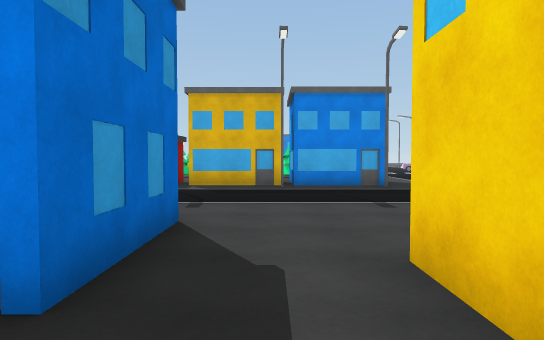
[1] (above)

24 first-person views from a walk through a Unity game level. The camera is 1.5 m above the floor, tilts 2° down and sees 75° across. The floor is counted in squares, 2 m on a side. Each view is taken from the middle of a square. On the plan, view 1 faces up. The plan holds only what a view shows up to about 11 squares ahead; the rest is blank. The place goes on beyond the plan.

[2]
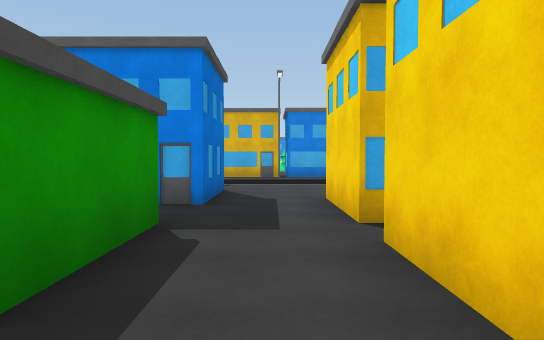

[3]
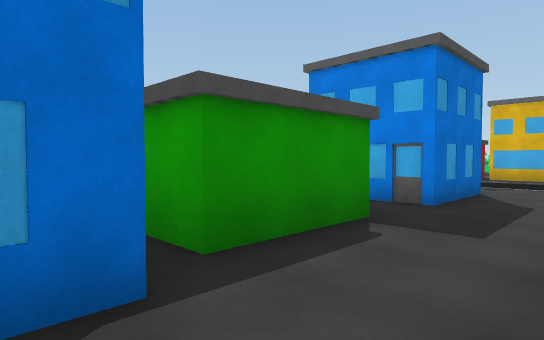

[4]
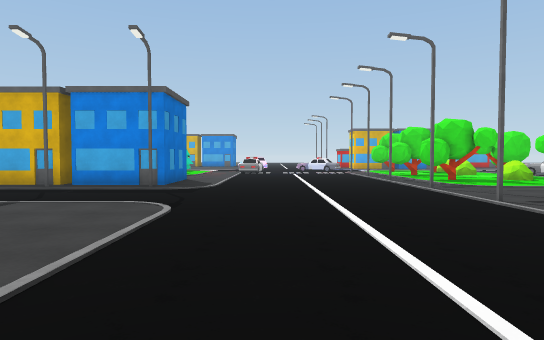

[5]
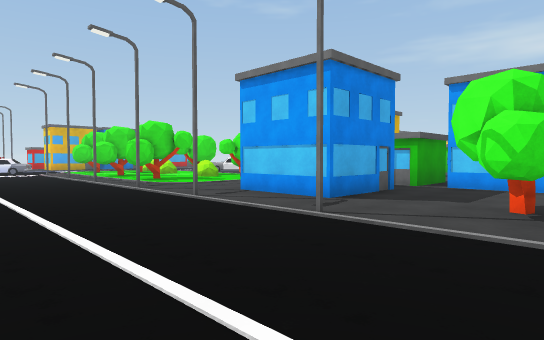

[6]
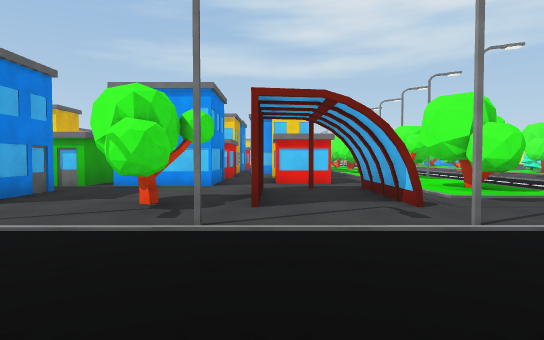

[7]
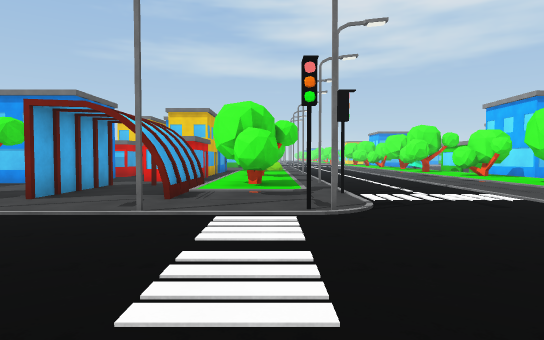

[8]
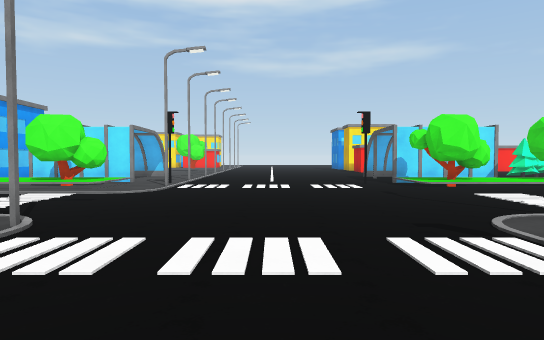

[9]
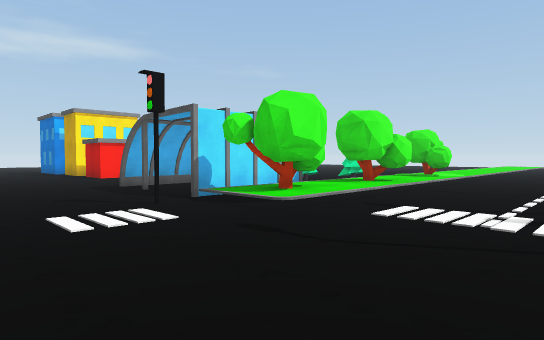

[10]
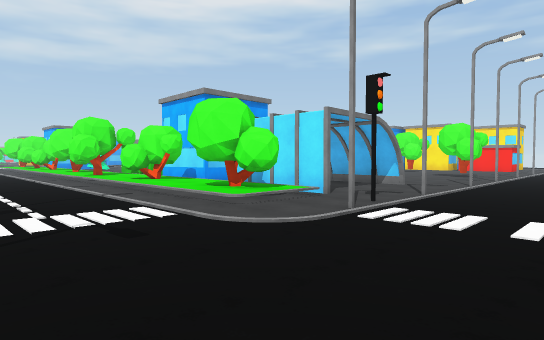

[11]
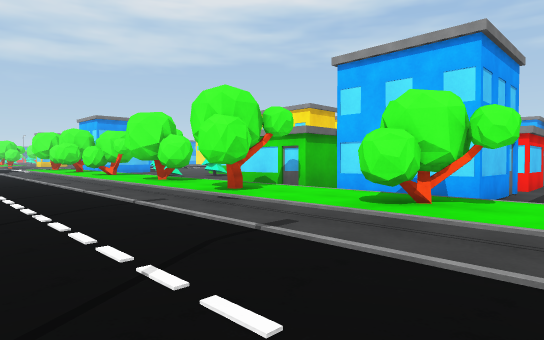

[12]
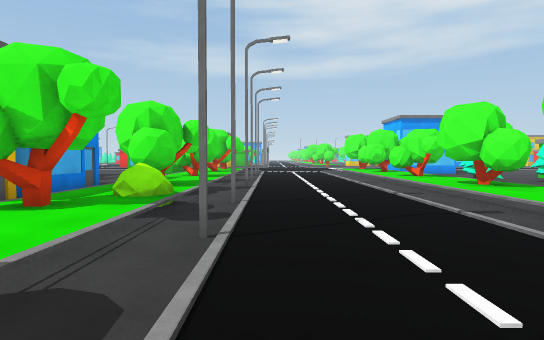

[13]
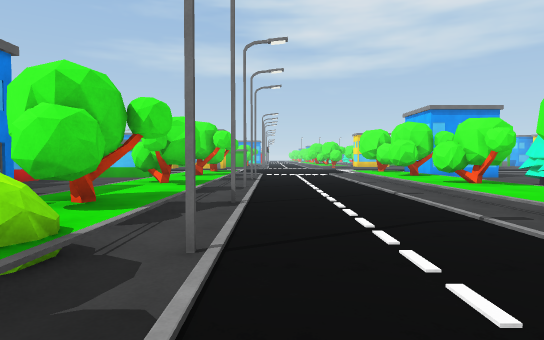

[14]
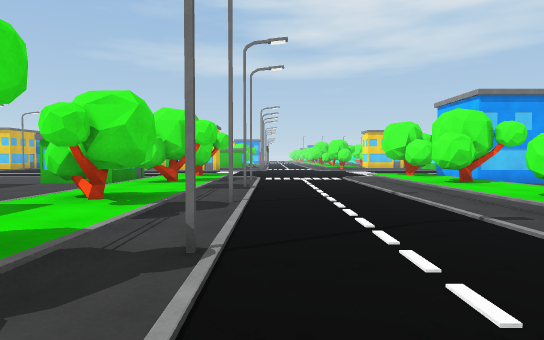

[15]
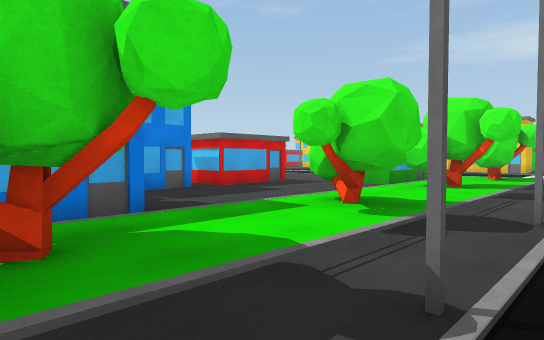

[16]
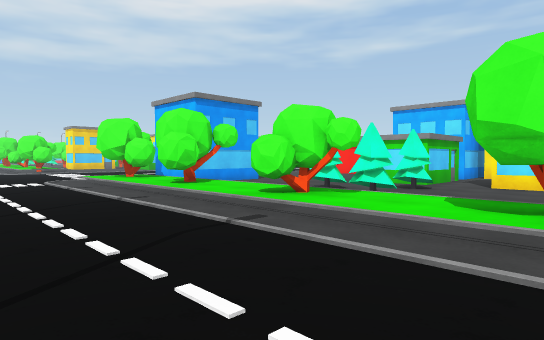

[17]
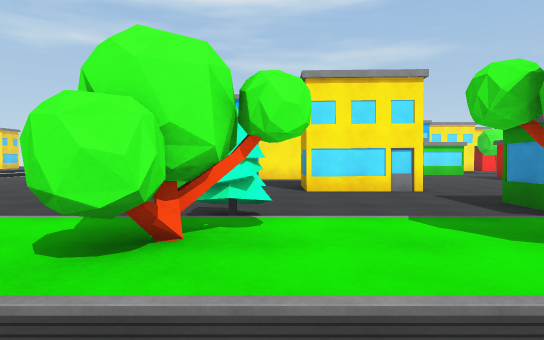

[18]
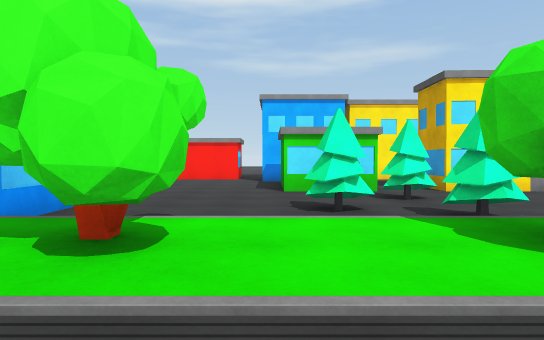

[19]
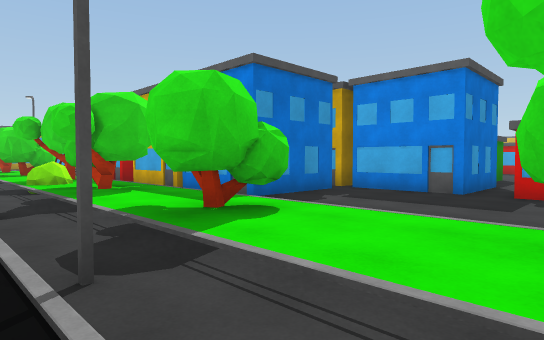

[20]
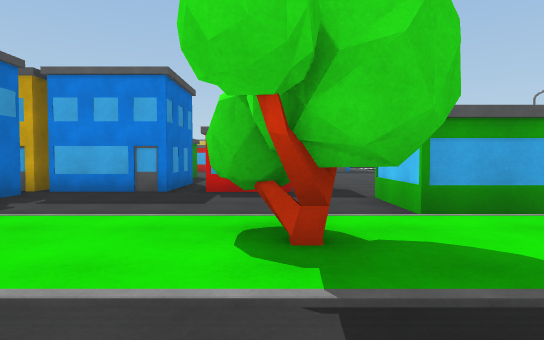

[21]
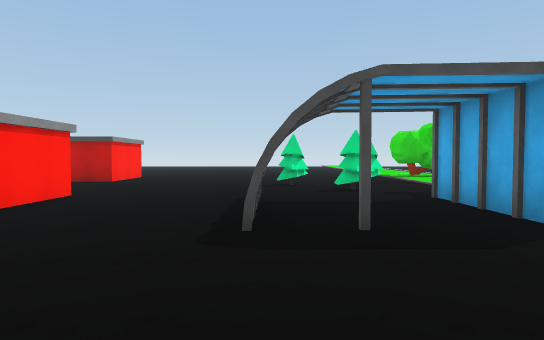

[22]
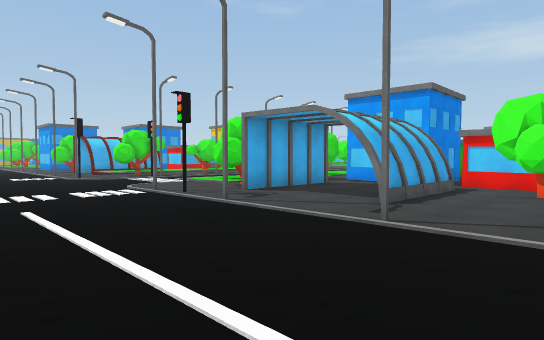

[23]
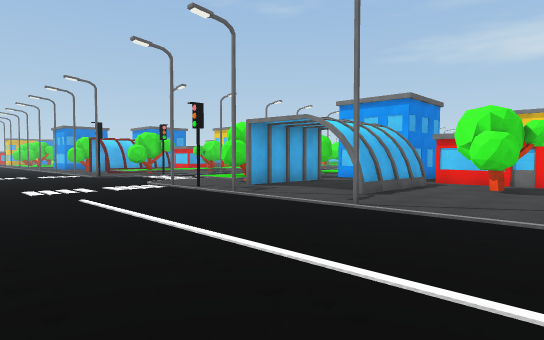

[24]
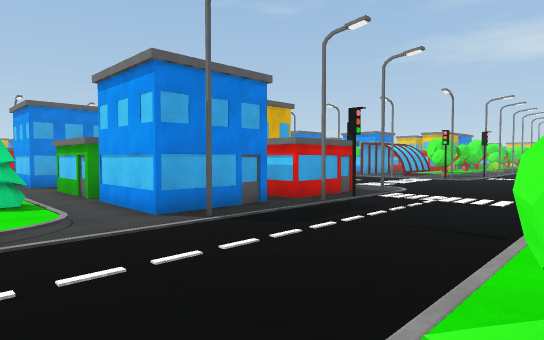

### Floor plan
Key: @ floor where view 1 was taken; # wall or solid block; . main floor; : floor 0.25 m higher than the main floor; / step, stairs or slope; B building; T tree; S shed; O other object.
Columns run from 6 left of view 1 to 33 right of it. Each row starts with its distance up from view 1.
 12               ..
 11       ####......TTTT
 10     B##B##.......T:TO
  9     ..#..#.......::OO
  8     ............#///
  7     ...............
  6     ............#.
  5      ............B   #
  4      #............##.###             ..
  3   B  #.. .......#....#               ..
  2   .###.#  ...........#           .## ..
  1   .....#   ......TT..###     ####BB##..
  0   .B .@#B   ....#.......      #........
 -1   .# ..#B   .....SSSS.#     B #......B
 -2   .##..#     .........B ###BB##......###
 -3  T.###.#    .....SSSS...
 -4  T.# B..   .......TT::T::T::TT::T::T::TT
 -5  :.# B#    .......TT:TT::TT/TT:TT::TT:TT
 -6  /....##B.......#.##....#..#..#..#.....
 -7 .......................................
 -8 .......................................
 -9 ........................................
-10  .......................................
-11 : T::T::TT........TT::T::T::TT::T::TT:TT
-12  TT::TT:T#........T#:TT:::::T#:TT::TT:T
-13   .T..SSSS........SSS.#####B...TT....#
-14   ..TT..........#.....######.....T...#
-15   .T..................B##  ....TT....B
-16   .T..SSSS........SSS.##  ............
-17   ..............#.....#   ..##B.B#....
-18   .................TT.#B ... ##.##.....
-19   ....................  ....  ..# .....
-20   ....B##  . ...        ...   ..B #...

Where each view was taken, in squares from view 1:
view 1: 0 up, 0 right, facing up
view 2: 4 down, 0 right, facing up
view 3: 4 down, 1 right, facing up-left
view 4: 0 up, 6 right, facing up
view 5: 0 up, 6 right, facing up-right
view 6: 1 down, 6 right, facing right
view 7: 5 down, 5 right, facing right
view 8: 2 down, 7 right, facing down
view 9: 7 down, 7 right, facing down-left
view 10: 7 down, 7 right, facing down-right
view 11: 7 down, 14 right, facing down-right
view 12: 7 down, 15 right, facing right
view 13: 7 down, 18 right, facing right
view 14: 7 down, 21 right, facing right
view 15: 7 down, 22 right, facing up-right
view 16: 7 down, 22 right, facing down-right
view 17: 9 down, 25 right, facing down
view 18: 9 down, 28 right, facing down
view 19: 7 down, 29 right, facing up-left
view 20: 7 down, 29 right, facing up
view 21: 16 down, 7 right, facing left
view 22: 19 down, 6 right, facing up-right
view 23: 20 down, 5 right, facing up-right
view 24: 11 down, 6 left, facing up-right
